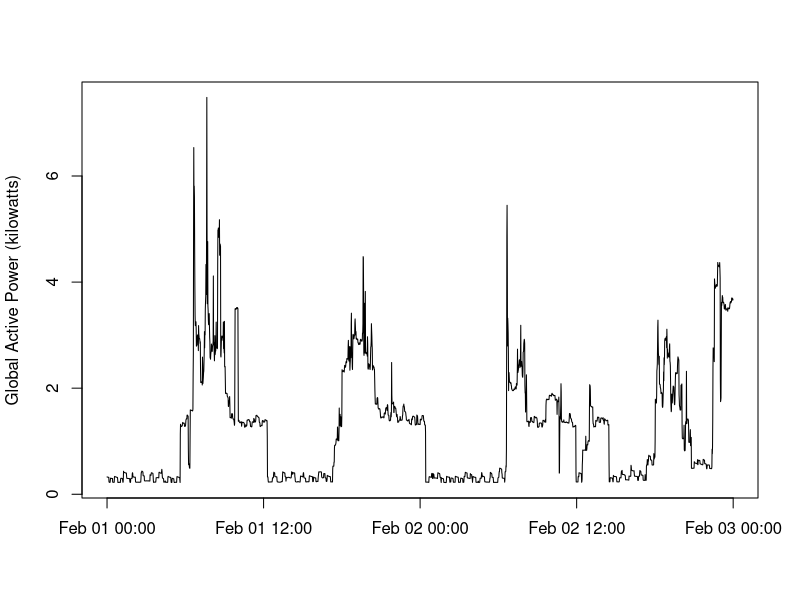
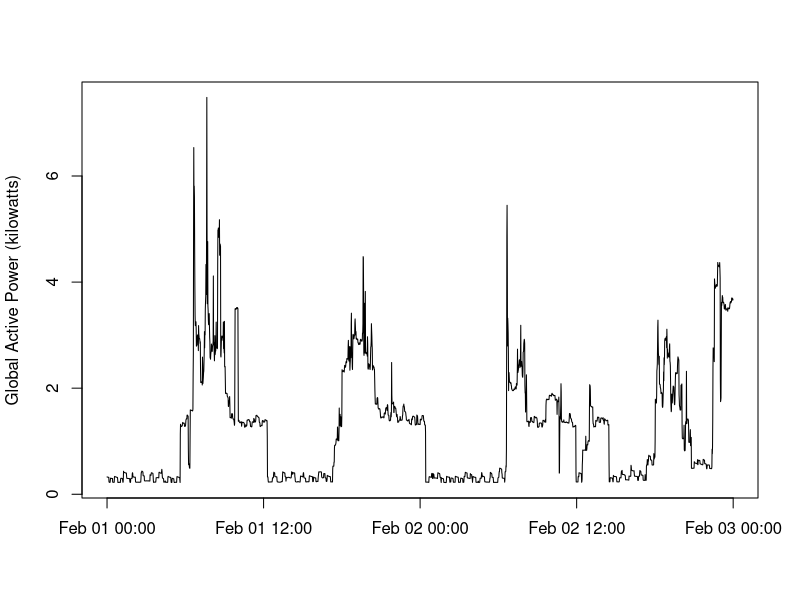

Write R code to recreate these figures, in order.
#file "mydata.txt" contains only data for relevant days: February 1st and February 2nd 2007

#1. loading data
mydata <- read.table("mydata.txt", header = TRUE, sep=";")

#2. transforming into date and time format
mytime <- paste(mydata$Date, mydata$Time, sep = " ")
mytime <- strptime(mytime, "%d/%m/%Y %H:%M:%S")
mydata <- cbind(mytime, mydata)

#3. printing a graph
plot(mydata$mytime, mydata$Global_active_power, type = "l", 
     ylab = "Global Active Power (kilowatts)", xlab = "")

#4. Saving as a png file
dev.copy(png, "plot2.png")
png("plot2.png", width = 480, height = 480)
plot(mydata$mytime, mydata$Global_active_power, type = "l", 
     ylab = "Global Active Power (kilowatts)", xlab = "")
dev.off()

